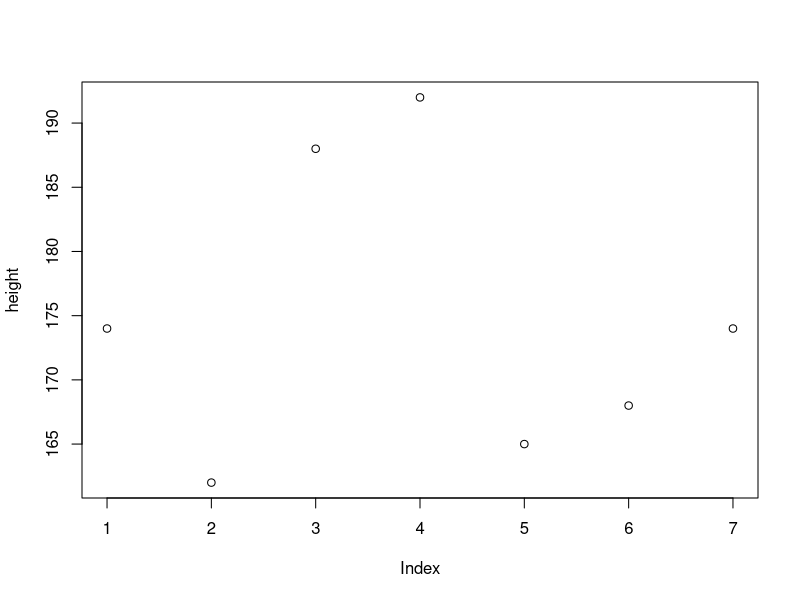

Source code (R): (Note: this script raises an error after producing the figure.)
## Типы данных

# Интервальные (количественные)

# создаем вектор
height <- c(174, 162, 188, 192, 165, 168, 174)
# смотрим структуру переменной
str(height)
# проверка: это вектор?
is.vector(height)
# проверка: он числовой?
is.numeric(height)
# строим график
plot(height)

# выбираем 1-й элемент
height[1]
# длина вектора
length(height)
# элементы со 2-го по 5-й
height[2:5]
# все элементы, кроме 1-го
height[-1]

# Номинативные

sex <- c("male", "female", "male", "male", "female", "female", "male")
str(sex)
is.character(sex)
plot(sex)

sex.f <- factor(sex)
plot(sex.f)
str(sex.f)

as.numeric(sex.f)

weight <- c(69, 68, 93, 87, 59, 82, 72)
plot(height, weight)
plot(height, weight, pch=as.numeric(sex.f))
plot(height, weight, pch=as.numeric(sex.f), col=as.numeric(sex.f))

levels(sex.f)
nlevels(sex.f)
nl <- nlevels(sex.f)
legend("topleft", pch=1:nl, col=1:nl, legend=levels(sex.f))

# шкальные

size <- c("L", "S", "XL", "XXL", "S", "M", "L")
size_f <- factor(size)
str(size_f)

size_o <- ordered(size_f, levels=c("S", "M", "L", "XL", "XXL"))
str(size_o)

## Списки и таблицы

l <- list(1,"a", c(TRUE, F))
str(l)
l <- list(num=1, ch="a", log=c(TRUE, F))
str(l)
l[1]
str(l[1])
l[[1]]
str(l[[1]])
l$log
length(l$log)

df <- data.frame(height, weight, sex, size)
df[1,1]
df$height[1]
df[,1]
df[,"height"]
